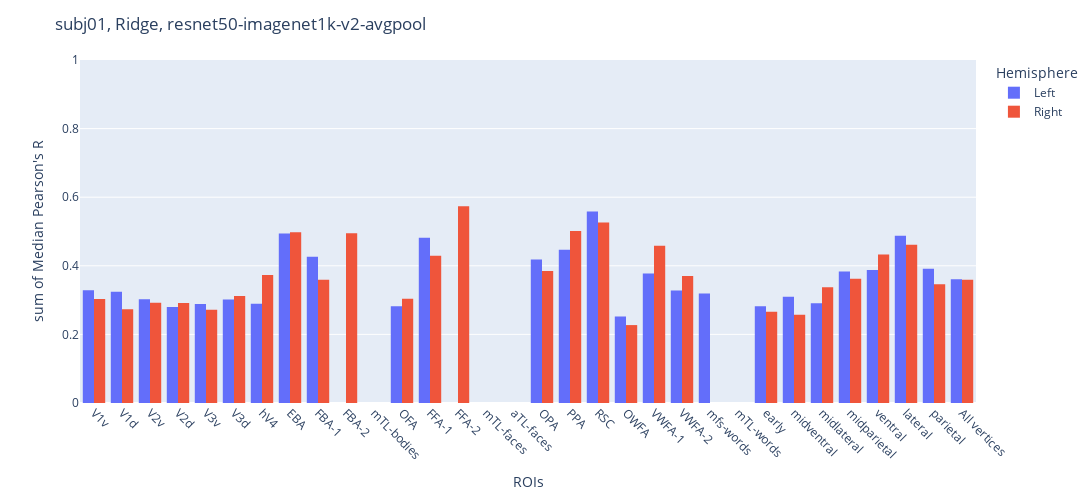

Notebook code cell kept with this figure:
### Markdown cell above
### Dev Pearson's R

### Code cell
from src.visualize import histogram, box_plot

histogram(DATA_PATH, lh_correlation, rh_correlation,
          "{}, Ridge, {}-{}".format(SUBJ, EXTRACTOR, "+".join(LAYER)))

### Figure 1 — Plotly figure (JSON) as saved in the notebook; plotly's stock layout.template omitted (floating-point values rounded to 4 significant figures)
{"data": [{"alignmentgroup": "True", "bingroup": "x", "histfunc": "sum", "hovertemplate": "Hemisphere=Left<br>ROIs=%{x}<br>sum of Median Pearson's R=%{y}<extra></extra>", "legendgroup": "Left", "marker": {"color": "#636efa", "pattern": {"shape": ""}}, "name": "Left", "offsetgroup": "Left", "orientation": "v", "showlegend": true, "type": "histogram", "x": ["V1v", "V1d", "V2v", "V2d", "V3v", "V3d", "hV4", "EBA", "FBA-1", "FBA-2", "mTL-bodies", "OFA", "FFA-1", "FFA-2", "mTL-faces", "aTL-faces", "OPA", "PPA", "RSC", "OWFA", "VWFA-1", "VWFA-2", "mfs-words", "mTL-words", "early", "midventral", "midlateral", "midparietal", "ventral", "lateral", "parietal", "All vertices"], "xaxis": "x", "y": [0.3287, 0.3244, 0.3027, 0.2801, 0.2885, 0.302, 0.2895, 0.4941, 0.4264, null, null, 0.282, 0.4816, null, null, null, 0.4183, 0.4471, 0.5584, 0.2519, 0.3775, 0.3277, 0.3192, null, 0.2822, 0.3098, 0.2905, 0.3832, 0.3875, 0.4874, 0.3917, 0.3606], "yaxis": "y"}, {"alignmentgroup": "True", "bingroup": "x", "histfunc": "sum", "hovertemplate": "Hemisphere=Right<br>ROIs=%{x}<br>sum of Median Pearson's R=%{y}<extra></extra>", "legendgroup": "Right", "marker": {"color": "#EF553B", "pattern": {"shape": ""}}, "name": "Right", "offsetgroup": "Right", "orientation": "v", "showlegend": true, "type": "histogram", "x": ["V1v", "V1d", "V2v", "V2d", "V3v", "V3d", "hV4", "EBA", "FBA-1", "FBA-2", "mTL-bodies", "OFA", "FFA-1", "FFA-2", "mTL-faces", "aTL-faces", "OPA", "PPA", "RSC", "OWFA", "VWFA-1", "VWFA-2", "mfs-words", "mTL-words", "early", "midventral", "midlateral", "midparietal", "ventral", "lateral", "parietal", "All vertices"], "xaxis": "x", "y": [0.3029, 0.2735, 0.2921, 0.2914, 0.2722, 0.3117, 0.3732, 0.498, 0.359, 0.4951, null, 0.3039, 0.4292, 0.5736, null, null, 0.3849, 0.5012, 0.5261, 0.2272, 0.4588, 0.3703, null, null, 0.2661, 0.2572, 0.3372, 0.3621, 0.4332, 0.4617, 0.3459, 0.3592], "yaxis": "y"}], "layout": {"barmode": "group", "height": 500, "legend": {"title": {"text": "Hemisphere"}, "tracegroupgap": 0}, "margin": {"t": 60}, "title": {"text": "subj01, Ridge, resnet50-imagenet1k-v2-avgpool"}, "width": 1500, "xaxis": {"anchor": "y", "categoryarray": ["V1v", "V1d", "V2v", "V2d", "V3v", "V3d", "hV4", "EBA", "FBA-1", "FBA-2", "mTL-bodies", "OFA", "FFA-1", "FFA-2", "mTL-faces", "aTL-faces", "OPA", "PPA", "RSC", "OWFA", "VWFA-1", "VWFA-2", "mfs-words", "mTL-words", "early", "midventral", "midlateral", "midparietal", "ventral", "lateral", "parietal", "All vertices"], "categoryorder": "array", "domain": [0, 1], "tickangle": 45, "title": {"text": "ROIs"}}, "yaxis": {"anchor": "x", "domain": [0, 1], "range": [0, 1], "title": {"text": "sum of Median Pearson's R"}}}}
